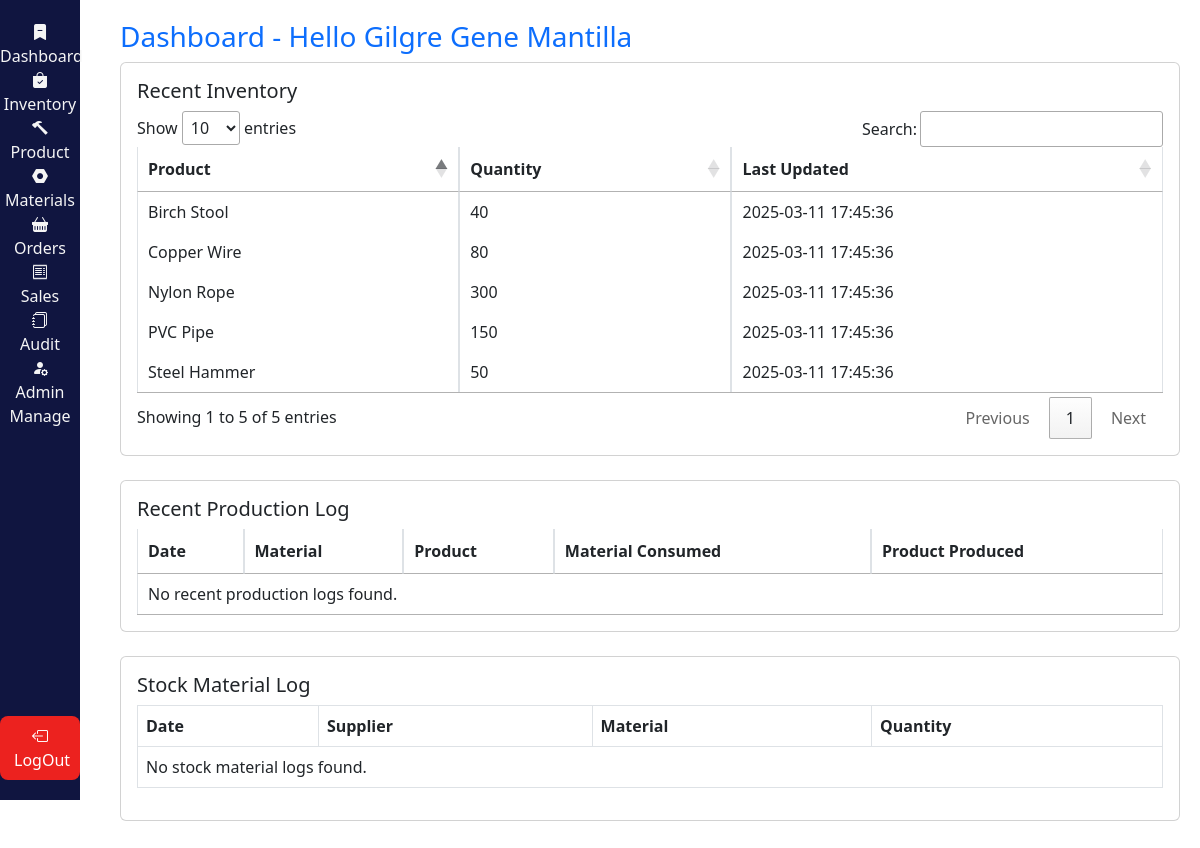
Page /view/audit.php (signed in) on the committed database.
### tables this page shows
CREATE TABLE inventory (
    id INT AUTO_INCREMENT PRIMARY KEY,
    product_id INT NOT NULL,
    quantity INT NOT NULL,
    created_by INT,
    created_at TIMESTAMP DEFAULT CURRENT_TIMESTAMP,
    updated_by INT,
    updated_at TIMESTAMP DEFAULT CURRENT_TIMESTAMP ON UPDATE CURRENT_TIMESTAMP,
    FOREIGN KEY (product_id) REFERENCES products(id) ON DELETE CASCADE,
    FOREIGN KEY (created_by) REFERENCES users(id) ON DELETE SET NULL,
    FOREIGN KEY (updated_by) REFERENCES users(id) ON DELETE SET NULL
);

CREATE TABLE products (
    id INT AUTO_INCREMENT PRIMARY KEY,
    name VARCHAR(255) NOT NULL,
    description VARCHAR(255),
    category ENUM('Tools', 'Accessories', 'Other') NOT NULL,
    price DECIMAL(10,2) NOT NULL,
    material_id INT NOT NULL,
    created_by INT,
    created_at TIMESTAMP DEFAULT CURRENT_TIMESTAMP,
    updated_by INT,
    updated_at TIMESTAMP DEFAULT CURRENT_TIMESTAMP ON UPDATE CURRENT_TIMESTAMP,
    is_active TINYINT(1) NOT NULL DEFAULT 1,
    FOREIGN KEY (material_id) REFERENCES materials(id) ON DELETE CASCADE,
    FOREIGN KEY (created_by) REFERENCES users(id) ON DELETE SET NULL,
    FOREIGN KEY (updated_by) REFERENCES users(id) ON DELETE SET NULL
);

### view/audit.php (the view, shortened to what this page needs)
<?php
include '../Handler/db.php';
$full_name = $_SESSION['full_name'];
?>
<!DOCTYPE html>
<html lang="en">
<head>
    <link rel="stylesheet" href="style.css">
    <link href="https://cdn.jsdelivr.net/npm/bootstrap@5.3.0/dist/css/bootstrap.min.css" rel="stylesheet">
    <link rel="stylesheet" href="https://cdn.jsdelivr.net/npm/bootstrap-icons@1.11.3/font/bootstrap-icons.min.css">
    <link rel="stylesheet" href="https://cdn.datatables.net/1.13.4/css/jquery.dataTables.min.css">
</head>
<body>
<?php include 'navbar.php'; ?>
<div class="content">
    <h3 class="text-primary">Dashboard - Hello <?php echo htmlspecialchars($full_name); ?></h3>
    <div class="card mb-4">
        <div class="card-body">
            <h5 class="card-title">Recent Inventory</h5>
            <table id="recentInventoryTable" class="table table-bordered">
                <thead>
                    <tr>
                        <th>Product</th>
                        <th>Quantity</th>
                        <th>Last Updated</th>
                    </tr>
                </thead>
                <tbody>
                    <?php
                    $recent_inventory_sql = "SELECT p.name, i.quantity, i.updated_at
                                             FROM inventory i
                                             JOIN products p ON i.product_id = p.id
                                             ORDER BY i.updated_at DESC
                                             LIMIT 5";
                    $recent_inventory_result = $conn->query($recent_inventory_sql);
                    if ($recent_inventory_result->num_rows > 0) {
                        while ($row = $recent_inventory_result->fetch_assoc()) {
                            echo '
                            <tr>
                                <td>' . htmlspecialchars($row['name']) . '</td>
                                <td>' . htmlspecialchars($row['quantity']) . '</td>
                                <td>' . htmlspecialchars($row['updated_at']) . '</td>
                            </tr>';
                        }
                    } else {
                        echo '<tr><td colspan="3">No recent inventory found.</td></tr>';
                    }
                    ?>
                </tbody>
            </table>
        </div>
    </div>
    <div class="card mb-4">
        <div class="card-body">
            <h5 class="card-title">Recent Production Log</h5>
            <table id="recentProductionLogTable" class="table table-bordered">
                <thead>
                    <tr>
                        <th>Date</th>
                        <th>Material</th>
                        <th>Product</th>
                        <th>Material Consumed</th>
                        <th>Product Produced</th>
                    </tr>
                </thead>
                <tbody>
                    <?php
                    $recent_production_sql = "SELECT sp.transaction_date, m.material_type, p.name AS product_name, sp.material_consumed, sp.product_produced
                                              FROM stock_product sp
                                              JOIN materials m ON sp.material_id = m.id
                                              JOIN products p ON sp.product_produced = p.id
                                              ORDER BY sp.transaction_date DESC
                                              LIMIT 5";
                    $recent_production_result = $conn->query($recent_production_sql);
                    if ($recent_production_result->num_rows > 0) {
                        while ($row = $recent_production_result->fetch_assoc()) {
                            echo '
                            <tr>
                                <td>' . htmlspecialchars($row['transaction_date']) . '</td>
                                <td>' . htmlspecialchars($row['material_type']) . '</td>
                                <td>' . htmlspecialchars($row['product_name']) . '</td>
                                <td>' . htmlspecialchars($row['material_consumed']) . '</td>
                                <td>' . htmlspecialchars($row['product_produced']) . '</td>
                            </tr>';
                        }
                    } else {
                        echo '<tr><td colspan="5">No recent production logs found.</td></tr>';
                    }
                    ?>
                </tbody>
            </table>
        </div>
    </div>
    <div class="card mb-4">
        <div class="card-body">
            <h5 class="card-title">Stock Material Log</h5>
            <table id="stockMaterialLogTable" class="table table-bordered">
                <thead>
                    <tr>
                        <th>Date</th>
                        <th>Supplier</th>
                        <th>Material</th>
                        <th>Quantity</th>
                    </tr>
                </thead>
                <tbody>
                    <?php
                    $stock_material_sql = "SELECT sm.transaction_date, s.supplier_name, m.material_type, sm.quantity
                                           FROM stock_material sm
                                           JOIN suppliers s ON sm.supplier_id = s.id
                                           JOIN materials m ON sm.material_id = m.id
                                           ORDER BY sm.transaction_date DESC
                                           LIMIT 5";
                    $stock_material_result = $conn->query($stock_material_sql);
                    if ($stock_material_result->num_rows > 0) {
                        while ($row = $stock_material_result->fetch_assoc()) {
                            echo '
                            <tr>
                                <td>' . htmlspecialchars($row['transaction_date']) . '</td>
                                <td>' . htmlspecialchars($row['supplier_name']) . '</td>
                                <td>' . htmlspecialchars($row['material_type']) . '</td>
                                <td>' . htmlspecialchars($row['quantity']) . '</td>
                            </tr>';
                        }
                    } else {
                        echo '<tr><td colspan="4">No stock material logs found.</td></tr>';
                    }
                    ?>
                </tbody>
            </table>
        </div>
    </div>
</div>
</body>
</html>

### view/style.css (style rules this page uses)
body { font-family: Arial, sans-serif; background-color: #f8f9fa; }
.content { margin-left: 100px; padding: 20px; }

### rows in the picture
inventory: product.name "Steel Hammer", quantity "50", updated_at "2025-03-11 17:45:36"
inventory: product.name "Nylon Rope", quantity "300", updated_at "2025-03-11 17:45:36"
inventory: product.name "Birch Stool", quantity "40", updated_at "2025-03-11 17:45:36"
inventory: product.name "Copper Wire", quantity "80", updated_at "2025-03-11 17:45:36"
inventory: product.name "PVC Pipe", quantity "150", updated_at "2025-03-11 17:45:36"

### other values in the picture
$full_name "Gilgre Gene Mantilla"
